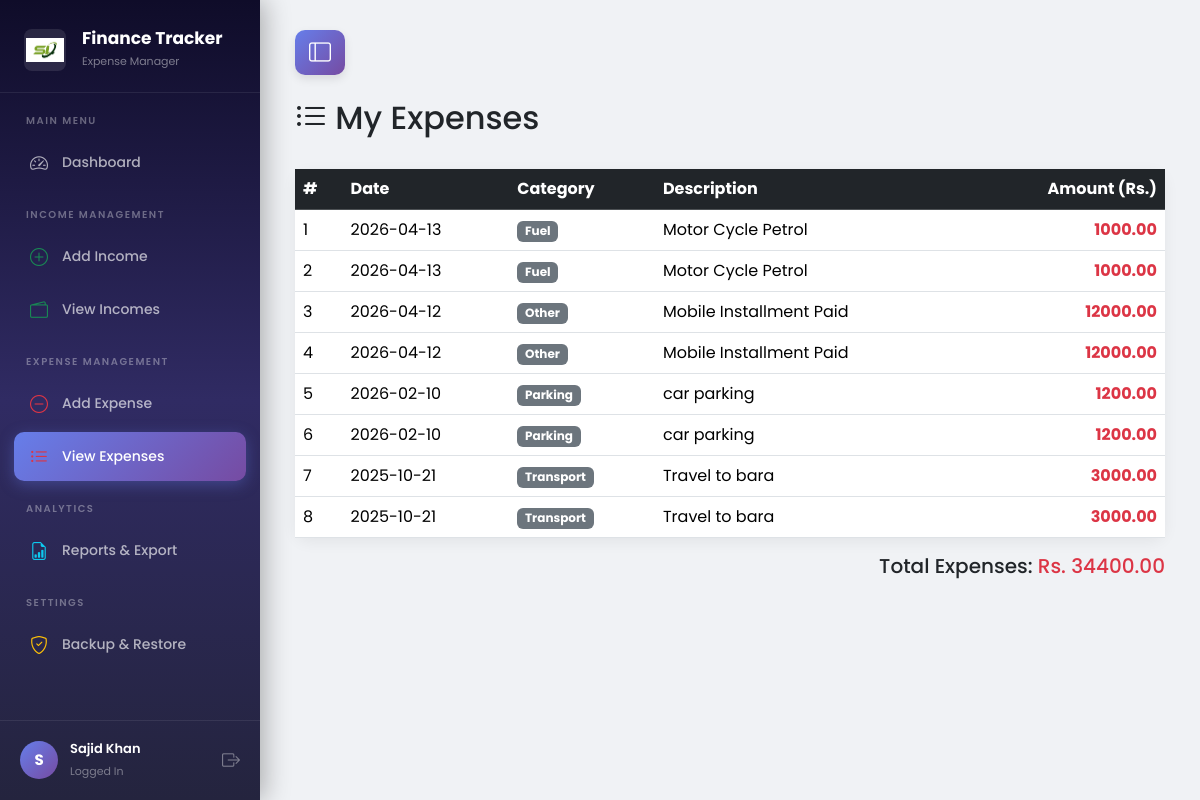
/expenses (signed in), run on an earlier commit of the app's database.
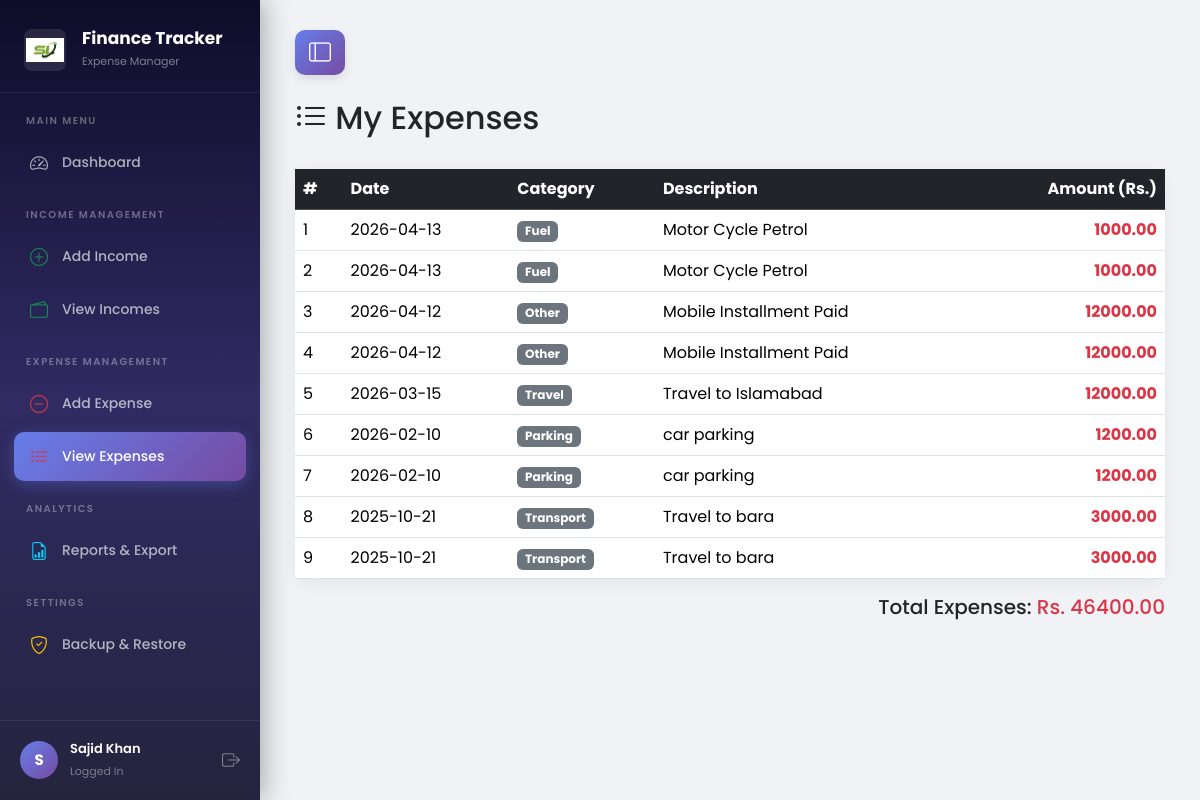
And on a later commit of the database.
### tables this page shows
CREATE TABLE transactions(
        id INTEGER PRIMARY KEY AUTOINCREMENT,
        user_id INTEGER NOT NULL,
        type TEXT NOT NULL,
        category TEXT NOT NULL,
        amount REAL NOT NULL,
        description TEXT,
        date DATE NOT NULL,
        created_at TIMESTAMP DEFAULT CURRENT_TIMESTAMP,
        FOREIGN KEY (user_id) REFERENCES users(id)
    );

### routes/transactions.py (the view)
@transactions.route('/expenses')
def view_expenses():
    if 'user_id' not in session:
        return redirect(url_for('auth.login'))
    db = get_db()
    expenses = db.execute("""
        SELECT id, category, amount, description, date
        FROM transactions
        WHERE user_id = ? AND type = 'expense'
        ORDER BY date DESC
    """, (session['user_id'],)).fetchall()
    return render_template('expenses.html', expenses=expenses)

### app.py (called while the page is built)
@app.teardown_appcontext
def shutdown_session(exception=None):
    close_connection(exception)

### models/database.py (called while the page is built)
def get_db():
    db = getattr(g, '_database', None)
    if db is None:
        db = g._database = sqlite3.connect(DATABASE)
        db.row_factory = sqlite3.Row
    return db

def close_connection(exception):
    db = getattr(g, '_database', None)
    if db is not None:
        db.close()

### templates/expenses.html (shortened to what this page needs)
{% extends "base.html" %}
{% block content %}
<div class="d-flex justify-content-between align-items-center mb-4">
    <h2><i class="bi bi-list-ul"></i> My Expenses</h2>
</div>
{% if expenses %}
<div class="card">
    <div class="card-body p-0">
        <div class="table-responsive">
            <table class="table table-hover mb-0">
                <thead class="table-dark">
                    <tr>
                        <th>#</th>
                        <th>Date</th>
                        <th>Category</th>
                        <th>Description</th>
                        <th class="text-end">Amount (Rs.)</th>
                    </tr>
                </thead>
                <tbody>
                    {% for expense in expenses %}
                    <tr>
                        <td>{{ loop.index }}</td>
                        <td>{{ expense['date'] }}</td>
                        <td><span class="badge bg-secondary">{{ expense['category'] }}</span></td>
                        <td>{{ expense['description'] if expense['description'] else '-' }}</td>
                        <td class="text-end fw-bold text-danger">{{ "%.2f"|format(expense['amount']) }}</td>
                    </tr>
                    {% endfor %}
                </tbody>
            </table>
        </div>
    </div>
</div>
{% set total = expenses | map(attribute='amount') | list %}
<div class="text-end mt-3">
    <h5>Total Expenses: <span class="text-danger">Rs. {{ "%.2f"|format(total|sum) }}</span></h5>
</div>
{% else %}
<div class="text-center mt-5">
    <i class="bi bi-inbox" style="font-size: 4rem; color: #ccc;"></i>
    <h4 class="text-muted mt-3">No expenses recorded yet</h4>
    <p class="text-muted">Click "Add Expense" to add your first expense entry.</p>
</div>
{% endif %}
{% endblock %}

What changed in the data, as far as the page shows it:
added transactions: date "2026-03-15", category "Travel", description "Travel to Islamabad", amount "12000.00"
Also different on the page:
{{ "%.2f"|format(total|sum) }}: "34400.00" → "46400.00"
